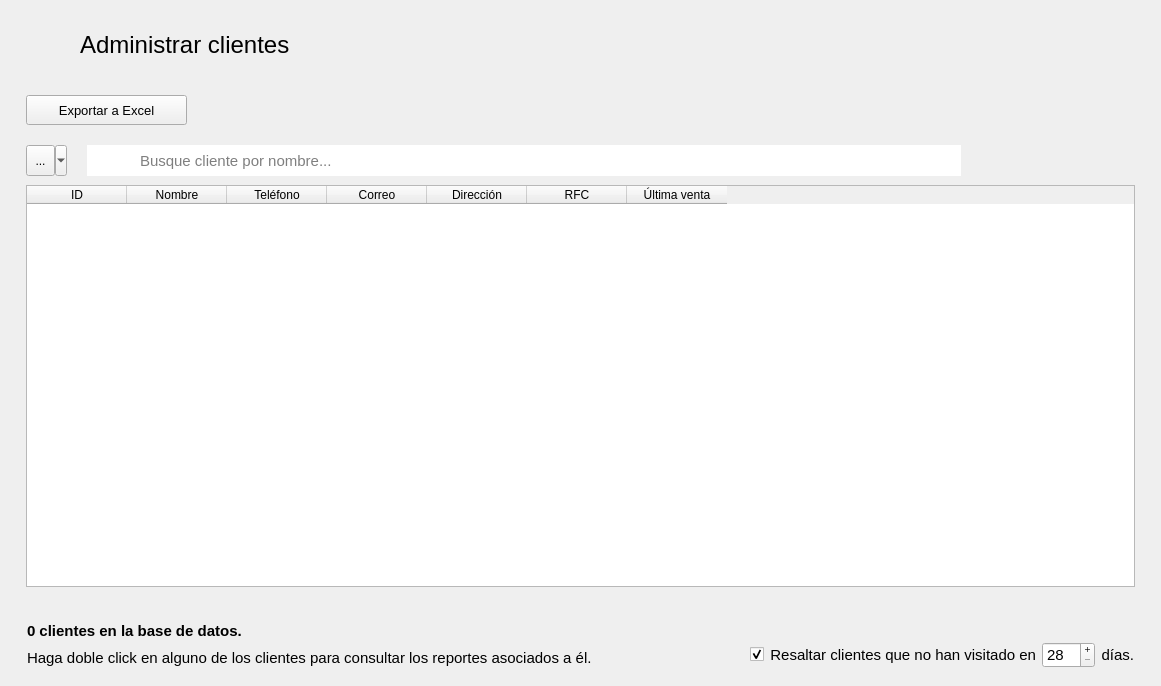
<?xml version="1.0" encoding="UTF-8"?>
<ui version="4.0">
 <class>AdministrarClientes</class>
 <widget class="QMainWindow" name="AdministrarClientes">
  <property name="geometry">
   <rect>
    <x>0</x>
    <y>0</y>
    <width>1161</width>
    <height>686</height>
   </rect>
  </property>
  <property name="minimumSize">
   <size>
    <width>1085</width>
    <height>650</height>
   </size>
  </property>
  <property name="windowTitle">
   <string>Administrar clientes</string>
  </property>
  <property name="windowIcon">
   <iconset resource="../resources.qrc">
    <normaloff>:/img/icon.ico</normaloff>:/img/icon.ico</iconset>
  </property>
  <widget class="QWidget" name="centralwidget">
   <layout class="QVBoxLayout" name="verticalLayout">
    <item alignment="Qt::AlignLeft|Qt::AlignTop">
     <widget class="QFrame" name="frame">
      <property name="frameShadow">
       <enum>QFrame::Raised</enum>
      </property>
      <layout class="QHBoxLayout" name="horizontalLayout">
       <property name="spacing">
        <number>20</number>
       </property>
       <property name="leftMargin">
        <number>19</number>
       </property>
       <property name="topMargin">
        <number>15</number>
       </property>
       <property name="rightMargin">
        <number>19</number>
       </property>
       <property name="bottomMargin">
        <number>15</number>
       </property>
       <item>
        <widget class="QPushButton" name="btRegresar">
         <property name="cursor">
          <cursorShape>PointingHandCursor</cursorShape>
         </property>
         <property name="styleSheet">
          <string notr="true">QPushButton {
        background-color: transparent;
        border: none;
        padding: 0px;
    }
    QPushButton:hover {
        background-color: rgba(255, 255, 255, 0);
    }
    QPushButton:pressed {
        background-color: rgba(255, 255, 255, 0);
    }</string>
         </property>
         <property name="icon">
          <iconset resource="../resources.qrc">
           <normaloff>:/img/resources/images/leftarrow.png</normaloff>:/img/resources/images/leftarrow.png</iconset>
         </property>
         <property name="iconSize">
          <size>
           <width>40</width>
           <height>40</height>
          </size>
         </property>
         <property name="flat">
          <bool>true</bool>
         </property>
        </widget>
       </item>
       <item>
        <widget class="QLabel" name="lbTitulo">
         <property name="minimumSize">
          <size>
           <width>211</width>
           <height>41</height>
          </size>
         </property>
         <property name="font">
          <font>
           <pointsize>18</pointsize>
          </font>
         </property>
         <property name="text">
          <string>Administrar clientes</string>
         </property>
        </widget>
       </item>
      </layout>
     </widget>
    </item>
    <item>
     <widget class="QFrame" name="frame_3">
      <property name="sizePolicy">
       <sizepolicy hsizetype="Expanding" vsizetype="Expanding">
        <horstretch>0</horstretch>
        <verstretch>0</verstretch>
       </sizepolicy>
      </property>
      <property name="frameShadow">
       <enum>QFrame::Raised</enum>
      </property>
      <layout class="QVBoxLayout" name="verticalLayout_3">
       <property name="spacing">
        <number>0</number>
       </property>
       <property name="leftMargin">
        <number>8</number>
       </property>
       <property name="topMargin">
        <number>0</number>
       </property>
       <property name="rightMargin">
        <number>8</number>
       </property>
       <item alignment="Qt::AlignTop">
        <widget class="QFrame" name="frame_2">
         <property name="frameShadow">
          <enum>QFrame::Raised</enum>
         </property>
         <layout class="QHBoxLayout" name="horizontalLayout_2">
          <property name="spacing">
           <number>0</number>
          </property>
          <property name="leftMargin">
           <number>0</number>
          </property>
          <property name="topMargin">
           <number>0</number>
          </property>
          <property name="rightMargin">
           <number>0</number>
          </property>
          <property name="bottomMargin">
           <number>0</number>
          </property>
          <item>
           <widget class="QFrame" name="frame_5">
            <property name="frameShadow">
             <enum>QFrame::Raised</enum>
            </property>
            <layout class="QGridLayout" name="gridLayout">
             <property name="horizontalSpacing">
              <number>0</number>
             </property>
             <property name="verticalSpacing">
              <number>20</number>
             </property>
             <item row="0" column="0" colspan="4" alignment="Qt::AlignLeft">
              <widget class="QPushButton" name="btExportar">
               <property name="minimumSize">
                <size>
                 <width>161</width>
                 <height>30</height>
                </size>
               </property>
               <property name="maximumSize">
                <size>
                 <width>16777215</width>
                 <height>30</height>
                </size>
               </property>
               <property name="font">
                <font>
                 <pointsize>10</pointsize>
                </font>
               </property>
               <property name="text">
                <string>Exportar a Excel</string>
               </property>
               <property name="icon">
                <iconset resource="../resources.qrc">
                 <normaloff>:/img/resources/images/export.png</normaloff>:/img/resources/images/export.png</iconset>
               </property>
              </widget>
             </item>
             <item row="1" column="0">
              <widget class="QToolButton" name="btFiltrar">
               <property name="minimumSize">
                <size>
                 <width>41</width>
                 <height>31</height>
                </size>
               </property>
               <property name="toolTip">
                <string>Filtrar búsqueda por...</string>
               </property>
               <property name="text">
                <string>...</string>
               </property>
               <property name="icon">
                <iconset resource="../resources.qrc">
                 <normaloff>:/img/resources/images/filter.png</normaloff>:/img/resources/images/filter.png</iconset>
               </property>
               <property name="popupMode">
                <enum>QToolButton::MenuButtonPopup</enum>
               </property>
              </widget>
             </item>
             <item row="1" column="1">
              <spacer name="horizontalSpacer">
               <property name="orientation">
                <enum>Qt::Horizontal</enum>
               </property>
               <property name="sizeType">
                <enum>QSizePolicy::Fixed</enum>
               </property>
               <property name="sizeHint" stdset="0">
                <size>
                 <width>20</width>
                 <height>0</height>
                </size>
               </property>
              </spacer>
             </item>
             <item row="1" column="2">
              <widget class="QLabel" name="label_2">
               <property name="minimumSize">
                <size>
                 <width>51</width>
                 <height>31</height>
                </size>
               </property>
               <property name="maximumSize">
                <size>
                 <width>51</width>
                 <height>31</height>
                </size>
               </property>
               <property name="styleSheet">
                <string notr="true">image: url(:/img/resources/images/magnifier.png);
background-color: rgb(255, 255, 255);</string>
               </property>
               <property name="text">
                <string/>
               </property>
              </widget>
             </item>
             <item row="1" column="3">
              <widget class="QLineEdit" name="searchBar">
               <property name="minimumSize">
                <size>
                 <width>481</width>
                 <height>31</height>
                </size>
               </property>
               <property name="font">
                <font>
                 <pointsize>11</pointsize>
                </font>
               </property>
               <property name="frame">
                <bool>false</bool>
               </property>
               <property name="placeholderText">
                <string>Busque cliente por nombre...</string>
               </property>
              </widget>
             </item>
            </layout>
           </widget>
          </item>
          <item alignment="Qt::AlignBottom">
           <widget class="QFrame" name="frame_6">
            <property name="frameShadow">
             <enum>QFrame::Raised</enum>
            </property>
            <layout class="QHBoxLayout" name="horizontalLayout_3">
             <property name="spacing">
              <number>30</number>
             </property>
             <item>
              <widget class="QPushButton" name="btAgregar">
               <property name="cursor">
                <cursorShape>PointingHandCursor</cursorShape>
               </property>
               <property name="styleSheet">
                <string notr="true">QPushButton {
        background-color: transparent;
        border: none;
        padding: 0px;
    }
    QPushButton:hover {
        background-color: rgba(255, 255, 255, 0);
    }
    QPushButton:pressed {
        background-color: rgba(255, 255, 255, 0);
    }</string>
               </property>
               <property name="icon">
                <iconset resource="../resources.qrc">
                 <normaloff>:/img/resources/images/plus.png</normaloff>:/img/resources/images/plus.png</iconset>
               </property>
               <property name="iconSize">
                <size>
                 <width>40</width>
                 <height>40</height>
                </size>
               </property>
               <property name="flat">
                <bool>true</bool>
               </property>
              </widget>
             </item>
             <item>
              <widget class="QPushButton" name="btEditar">
               <property name="cursor">
                <cursorShape>PointingHandCursor</cursorShape>
               </property>
               <property name="styleSheet">
                <string notr="true">QPushButton {
        background-color: transparent;
        border: none;
        padding: 0px;
    }
    QPushButton:hover {
        background-color: rgba(255, 255, 255, 0);
    }
    QPushButton:pressed {
        background-color: rgba(255, 255, 255, 0);
    }</string>
               </property>
               <property name="icon">
                <iconset resource="../resources.qrc">
                 <normaloff>:/img/resources/images/edit.png</normaloff>:/img/resources/images/edit.png</iconset>
               </property>
               <property name="iconSize">
                <size>
                 <width>40</width>
                 <height>40</height>
                </size>
               </property>
               <property name="flat">
                <bool>true</bool>
               </property>
              </widget>
             </item>
             <item>
              <widget class="QPushButton" name="btEliminar">
               <property name="cursor">
                <cursorShape>PointingHandCursor</cursorShape>
               </property>
               <property name="styleSheet">
                <string notr="true">QPushButton {
        background-color: transparent;
        border: none;
        padding: 0px;
    }
    QPushButton:hover {
        background-color: rgba(255, 255, 255, 0);
    }
    QPushButton:pressed {
        background-color: rgba(255, 255, 255, 0);
    }</string>
               </property>
               <property name="icon">
                <iconset resource="../resources.qrc">
                 <normaloff>:/img/resources/images/trash.png</normaloff>:/img/resources/images/trash.png</iconset>
               </property>
               <property name="iconSize">
                <size>
                 <width>40</width>
                 <height>40</height>
                </size>
               </property>
               <property name="flat">
                <bool>true</bool>
               </property>
              </widget>
             </item>
            </layout>
           </widget>
          </item>
         </layout>
        </widget>
       </item>
       <item>
        <widget class="QFrame" name="frame_7">
         <property name="frameShadow">
          <enum>QFrame::Raised</enum>
         </property>
         <layout class="QHBoxLayout" name="horizontalLayout_4">
          <property name="spacing">
           <number>0</number>
          </property>
          <property name="topMargin">
           <number>0</number>
          </property>
          <item>
           <widget class="TablaDatos" name="tabla_clientes">
            <column>
             <property name="text">
              <string>ID</string>
             </property>
            </column>
            <column>
             <property name="text">
              <string>Nombre</string>
             </property>
            </column>
            <column>
             <property name="text">
              <string>Teléfono</string>
             </property>
            </column>
            <column>
             <property name="text">
              <string>Correo</string>
             </property>
            </column>
            <column>
             <property name="text">
              <string>Dirección</string>
             </property>
            </column>
            <column>
             <property name="text">
              <string>RFC</string>
             </property>
            </column>
            <column>
             <property name="text">
              <string>Última venta</string>
             </property>
            </column>
           </widget>
          </item>
         </layout>
        </widget>
       </item>
      </layout>
     </widget>
    </item>
    <item alignment="Qt::AlignBottom">
     <widget class="QFrame" name="frame_4">
      <property name="frameShadow">
       <enum>QFrame::Raised</enum>
      </property>
      <layout class="QHBoxLayout" name="horizontalLayout_6">
       <property name="topMargin">
        <number>0</number>
       </property>
       <property name="bottomMargin">
        <number>0</number>
       </property>
       <item>
        <widget class="QFrame" name="frame_8">
         <property name="styleSheet">
          <string notr="true">QFrame { border: none; }</string>
         </property>
         <property name="frameShape">
          <enum>QFrame::StyledPanel</enum>
         </property>
         <property name="frameShadow">
          <enum>QFrame::Raised</enum>
         </property>
         <layout class="QVBoxLayout" name="verticalLayout_2">
          <item>
           <widget class="QLabel" name="lbContador">
            <property name="minimumSize">
             <size>
              <width>271</width>
              <height>21</height>
             </size>
            </property>
            <property name="font">
             <font>
              <pointsize>11</pointsize>
              <bold>true</bold>
             </font>
            </property>
            <property name="text">
             <string>0 clientes en la base de datos.</string>
            </property>
           </widget>
          </item>
          <item>
           <widget class="QLabel" name="label_3">
            <property name="minimumSize">
             <size>
              <width>561</width>
              <height>21</height>
             </size>
            </property>
            <property name="font">
             <font>
              <pointsize>11</pointsize>
              <bold>false</bold>
             </font>
            </property>
            <property name="text">
             <string>Haga doble click en alguno de los clientes para consultar los reportes asociados a él.</string>
            </property>
           </widget>
          </item>
         </layout>
        </widget>
       </item>
       <item alignment="Qt::AlignRight|Qt::AlignBottom">
        <widget class="QFrame" name="frame_9">
         <property name="styleSheet">
          <string notr="true">QFrame { border: none; }</string>
         </property>
         <property name="frameShape">
          <enum>QFrame::StyledPanel</enum>
         </property>
         <property name="frameShadow">
          <enum>QFrame::Raised</enum>
         </property>
         <layout class="QHBoxLayout" name="horizontalLayout_7">
          <item>
           <widget class="QCheckBox" name="resaltarCheck">
            <property name="text">
             <string/>
            </property>
            <property name="checked">
             <bool>true</bool>
            </property>
           </widget>
          </item>
          <item>
           <widget class="QLabel" name="label_4">
            <property name="font">
             <font>
              <pointsize>11</pointsize>
              <bold>false</bold>
             </font>
            </property>
            <property name="text">
             <string>Resaltar clientes que no han visitado en</string>
            </property>
            <property name="alignment">
             <set>Qt::AlignRight|Qt::AlignTrailing|Qt::AlignVCenter</set>
            </property>
           </widget>
          </item>
          <item>
           <widget class="QSpinBox" name="resaltarDias">
            <property name="font">
             <font>
              <pointsize>11</pointsize>
             </font>
            </property>
            <property name="buttonSymbols">
             <enum>QAbstractSpinBox::PlusMinus</enum>
            </property>
            <property name="minimum">
             <number>28</number>
            </property>
            <property name="maximum">
             <number>365</number>
            </property>
           </widget>
          </item>
          <item>
           <widget class="QLabel" name="label_5">
            <property name="font">
             <font>
              <pointsize>11</pointsize>
              <bold>false</bold>
             </font>
            </property>
            <property name="text">
             <string>días.</string>
            </property>
            <property name="alignment">
             <set>Qt::AlignRight|Qt::AlignTrailing|Qt::AlignVCenter</set>
            </property>
           </widget>
          </item>
         </layout>
        </widget>
       </item>
      </layout>
     </widget>
    </item>
   </layout>
  </widget>
 </widget>
 <customwidgets>
  <customwidget>
   <class>TablaDatos</class>
   <extends>QTableWidget</extends>
   <header>utils.mywidgets.h</header>
  </customwidget>
 </customwidgets>
 <resources>
  <include location="../resources.qrc"/>
 </resources>
 <connections/>
</ui>
